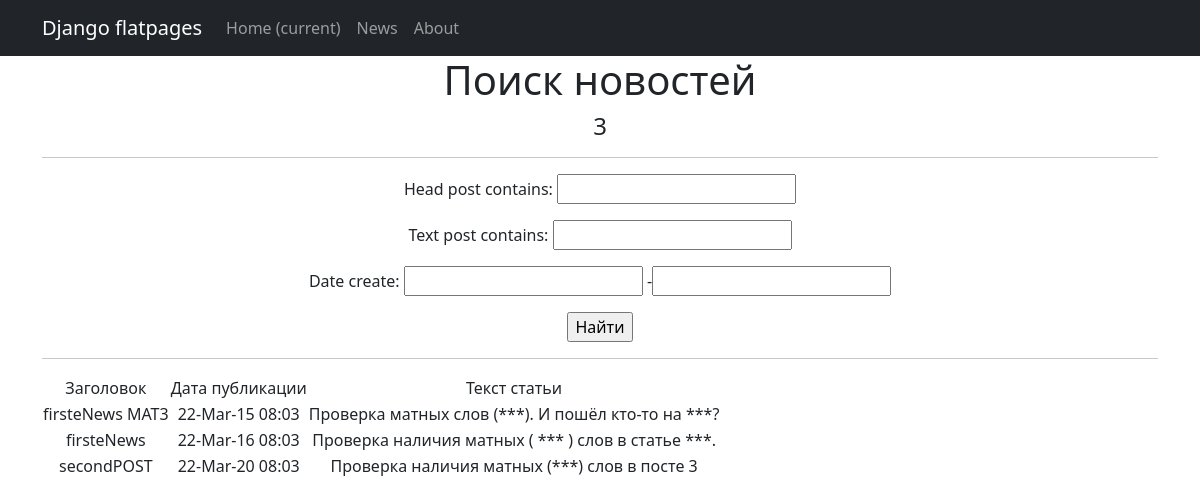
The app's page /news/search/ with its own data.
### news/models.py (models this page shows, shortened)
class Post(models.Model):
    author_post = models.ForeignKey(Author, on_delete=models.CASCADE)
    authorname = author_post.name
    NEWS = 'NW'
    POST = 'PS'
    CATEGORY_CHOISE = (
        (NEWS, 'Новость'),
        (POST, 'Статья')
    )
    type = models.CharField(max_length=2, choices=CATEGORY_CHOISE, default=POST)
    date_create = models.DateTimeField(auto_now_add=True)
    category_post = models.ManyToManyField(Category, through='PostCategory')
    head_post = models.CharField(max_length=128)
    text_post = models.TextField()
    rating_post = models.IntegerField(default=0)

### news/views.py (the view)
# urls.py: path('news/search/', PostSearch.as_view(), name="post_search"),
class PostSearch(ListView):
    model = Post
    template_name = "search.html"
    context_object_name = "posts"
    ordering = ["date_create"]
    paginate_by = 10
    form_class = PostForm
    def get_filter(self):
        return PostFilter(self.request.GET, queryset=super().get_queryset())
    def get_queryset(self):
        return self.get_filter().qs
    def get_context_data(self, *args, **kwargs):
        return {
            **super().get_context_data(*args, **kwargs),
            "filter": self.get_filter(),
        }

### news/templatetags/custom_filters.py (called while the page is built)
@register.filter(name='Censor')
def Censor(value, arg):
    if isinstance(value, str) and isinstance(arg, int):
        for w in value.split():
            w_rep = w.lower()
            if w_rep in spisok_mat:
                value = value.replace(w_rep, '*' * arg)
            else:
                for s in symbol:
                    w_rep = w_rep.replace(s, '')
                    if w_rep in spisok_mat:
                        value = value.replace(w_rep, '*' * arg)
        return value
    else:
        raise ValueError(f'Нельзя умножить ''*'' на {type(arg)}')

### templates/search.html (shortened to what this page needs)
{% extends 'flatpages/default.html' %}
{% load custom_filters %}
{% block content %}
    <h1>Поиск новостей</h1>
    <h4>{{ posts|length }}</h4>
    <hr>
    {% if posts %}
        <form method="GET">
            {{ filter.form.as_p }}
            <input type="submit" value="Найти">
        </form>
        <hr>
        <table>
            <tr>
                <td>
                    Заголовок
                </td>
                <td>
                    Дата публикации
                </td>
                <td>
                    Текст статьи
                </td>
            </tr>
        {% for post in filter.qs %}
            <tr>
                <td>
                   {{ post.head_post|Censor:2 }}
                </td>
                <td>
                    {{ post.date_create|date:'y-M-d h:m' }}
                </td>
                <td>
                    {{ post.text_post|Censor:3|truncatechars:50 }}
                </td>
            </tr>
        {% endfor %}
        </table>
    {% else %}
        <h2>Новостей нет!</h2>
    {% endif %}
{% endblock content %}

### records on screen
Post: head_post|Censor "firsteNews МАТ3", date_create "22-Mar-15 08:03", text_post|Censor "Проверка матных слов (***). И пошёл кто-то на ***?"
Post: head_post|Censor "firsteNews", date_create "22-Mar-16 08:03", text_post|Censor "Проверка наличия матных ( *** ) слов в статье ***."
Post: head_post|Censor "secondPOST", date_create "22-Mar-20 08:03", text_post|Censor "Проверка наличия матных (***) слов в посте 3"

### other values on screen
{{ posts|length }} "3"
